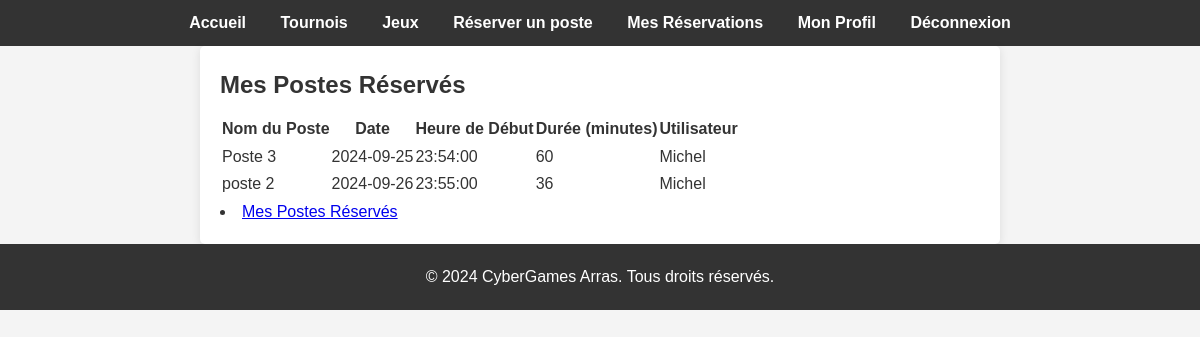
Screenshot of /index.php?route=postes_reserves (signed in) with the database file from the repository.
### tables this page shows
CREATE TABLE `reservation` (
  `id` int(11) NOT NULL,
  `utilisateur_id` int(11) NOT NULL,
  `poste_id` int(11) NOT NULL,
  `date` date NOT NULL,
  `heure_debut` time NOT NULL,
  `duree` int(11) NOT NULL
);

CREATE TABLE `postes` (
  `id` int(11) NOT NULL,
  `nom` varchar(100) NOT NULL,
  `processeur` varchar(100) NOT NULL,
  `memoire` int(11) NOT NULL,
  `systeme_exploitation` varchar(100) NOT NULL,
  `date_achat` date NOT NULL,
  `statut` enum('disponible','en maintenance','hors service') NOT NULL
);

CREATE TABLE `utilisateurs` (
  `id` int(11) NOT NULL,
  `nom` varchar(100) NOT NULL,
  `prenom` varchar(100) NOT NULL,
  `email` varchar(100) NOT NULL,
  `mdp` varchar(255) NOT NULL,
  `type_utilisateur` enum('client','admin','employé') NOT NULL
);

### controllers/postes_reserves.php (the view, shortened to what this page needs)
<?php
include $_SERVER['DOCUMENT_ROOT'] . '/cyber/db.php';
$stmt = $pdo->prepare("
    SELECT r.id AS reservation_id, p.nom AS poste_nom, r.date, r.heure_debut, r.duree, u.nom AS utilisateur_nom
    FROM Reservation r
    JOIN Postes p ON r.poste_id = p.id
    JOIN Utilisateurs u ON r.utilisateur_id = u.id
    WHERE r.utilisateur_id = ?
");
$stmt->execute([$_SESSION['user_id']]);
$postes_reserves = $stmt->fetchAll(PDO::FETCH_ASSOC);
?>
<h2>Mes Postes Réservés</h2>
<?php if (empty($postes_reserves)): ?>
    <p>Vous n'avez réservé aucun poste.</p>
<?php else: ?>
    <table>
        <thead>
            <tr>
                <th>Nom du Poste</th>
                <th>Date</th>
                <th>Heure de Début</th>
                <th>Durée (minutes)</th>
                <th>Utilisateur</th>
            </tr>
        </thead>
        <tbody>
            <?php foreach ($postes_reserves as $reservation): ?>
                <tr>
                    <td><?= htmlspecialchars($reservation['poste_nom']) ?></td>
                    <td><?= htmlspecialchars($reservation['date']) ?></td>
                    <td><?= htmlspecialchars($reservation['heure_debut']) ?></td>
                    <td><?= htmlspecialchars($reservation['duree']) ?></td>
                    <td><?= htmlspecialchars($reservation['utilisateur_nom']) ?></td>
                </tr>
            <?php endforeach; ?>
        </tbody>
    </table>
<?php endif; ?>
<?php if (isset($_SESSION['user_id'])): ?>
    <li><a href="index.php?route=postes_reserves">Mes Postes Réservés</a></li>
<?php endif; ?>

### css/style.css (style rules this page uses)
* { margin: 0; padding: 0; box-sizing: border-box; }
body { font-family: Arial, sans-serif; line-height: 1.6; background-color: #f4f4f4; color: #333; }
h1, h2 { margin-bottom: 10px; color: #333; }
h2 { font-size: 1.5em; }

### rows the page displays
reservation: poste.nom "Poste 3", date "2024-09-25", heure_debut "23:54:00", duree "60", utilisateur.nom "Michel"
reservation: poste.nom "poste 2", date "2024-09-26", heure_debut "23:55:00", duree "36", utilisateur.nom "Michel"
